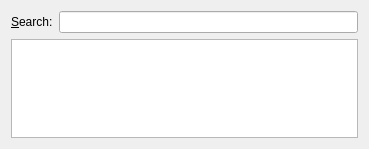
<ui version="4.0" >
 <author>Petr Vanek &lt;petr@scribus.info></author>
 <class>UnicodeSearch</class>
 <widget class="QDialog" name="UnicodeSearch" >
  <property name="geometry" >
   <rect>
    <x>0</x>
    <y>0</y>
    <width>369</width>
    <height>149</height>
   </rect>
  </property>
  <property name="windowTitle" >
   <string>Unicode Search</string>
  </property>
  <layout class="QGridLayout" >
   <property name="leftMargin" >
    <number>11</number>
   </property>
   <property name="topMargin" >
    <number>11</number>
   </property>
   <property name="rightMargin" >
    <number>11</number>
   </property>
   <property name="bottomMargin" >
    <number>11</number>
   </property>
   <property name="horizontalSpacing" >
    <number>6</number>
   </property>
   <property name="verticalSpacing" >
    <number>6</number>
   </property>
   <item row="0" column="0" >
    <layout class="QVBoxLayout" >
     <property name="spacing" >
      <number>6</number>
     </property>
     <property name="leftMargin" >
      <number>0</number>
     </property>
     <property name="topMargin" >
      <number>0</number>
     </property>
     <property name="rightMargin" >
      <number>0</number>
     </property>
     <property name="bottomMargin" >
      <number>0</number>
     </property>
     <item>
      <layout class="QHBoxLayout" >
       <property name="spacing" >
        <number>6</number>
       </property>
       <property name="leftMargin" >
        <number>0</number>
       </property>
       <property name="topMargin" >
        <number>0</number>
       </property>
       <property name="rightMargin" >
        <number>0</number>
       </property>
       <property name="bottomMargin" >
        <number>0</number>
       </property>
       <item>
        <widget class="QLabel" name="textLabel1" >
         <property name="text" >
          <string>&amp;Search:</string>
         </property>
         <property name="wordWrap" >
          <bool>false</bool>
         </property>
         <property name="buddy" >
          <cstring>searchEdit</cstring>
         </property>
        </widget>
       </item>
       <item>
        <widget class="QLineEdit" name="searchEdit" />
       </item>
      </layout>
     </item>
     <item>
      <widget class="QTableWidget" name="unicodeList" >
       <property name="allColumnsShowFocus" stdset="0" >
        <bool>true</bool>
       </property>
       <property name="showSortIndicator" stdset="0" >
        <bool>true</bool>
       </property>
      </widget>
     </item>
    </layout>
   </item>
  </layout>
 </widget>
 <layoutdefault spacing="6" margin="11" />
 <pixmapfunction>qPixmapFromMimeSource</pixmapfunction>
 <resources/>
 <connections/>
</ui>
